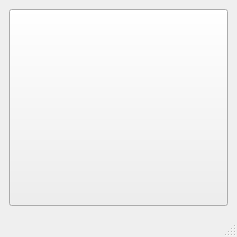
<?xml version="1.0" encoding="UTF-8"?>
<ui version="4.0">
 <class>MainWindow</class>
 <widget class="QMainWindow" name="MainWindow">
  <property name="geometry">
   <rect>
    <x>0</x>
    <y>0</y>
    <width>237</width>
    <height>237</height>
   </rect>
  </property>
  <property name="windowTitle">
   <string>MainWindow</string>
  </property>
  <widget class="QWidget" name="centralwidget">
   <layout class="QGridLayout" name="gridLayout">
    <item row="0" column="0">
     <widget class="QPushButton" name="pushButton">
      <property name="sizePolicy">
       <sizepolicy hsizetype="Minimum" vsizetype="Expanding">
        <horstretch>0</horstretch>
        <verstretch>0</verstretch>
       </sizepolicy>
      </property>
      <property name="text">
       <string/>
      </property>
      <property name="icon">
       <iconset>
        <normaloff>../cat.jpg</normaloff>../cat.jpg</iconset>
      </property>
      <property name="iconSize">
       <size>
        <width>240</width>
        <height>180</height>
       </size>
      </property>
     </widget>
    </item>
   </layout>
  </widget>
  <widget class="QMenuBar" name="menubar">
   <property name="geometry">
    <rect>
     <x>0</x>
     <y>0</y>
     <width>237</width>
     <height>25</height>
    </rect>
   </property>
  </widget>
  <widget class="QStatusBar" name="statusbar"/>
 </widget>
 <resources/>
 <connections/>
</ui>
